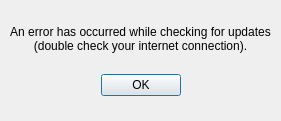
<?xml version="1.0" encoding="UTF-8"?>
<ui version="4.0">
 <class>Dialog</class>
 <widget class="QDialog" name="Dialog">
  <property name="geometry">
   <rect>
    <x>0</x>
    <y>0</y>
    <width>281</width>
    <height>121</height>
   </rect>
  </property>
  <property name="minimumSize">
   <size>
    <width>281</width>
    <height>121</height>
   </size>
  </property>
  <property name="maximumSize">
   <size>
    <width>281</width>
    <height>121</height>
   </size>
  </property>
  <property name="windowTitle">
   <string>CryptAnalyst Update</string>
  </property>
  <widget class="QWidget" name="verticalLayoutWidget">
   <property name="geometry">
    <rect>
     <x>10</x>
     <y>10</y>
     <width>261</width>
     <height>101</height>
    </rect>
   </property>
   <layout class="QVBoxLayout" name="verticalLayout">
    <item>
     <widget class="QLabel" name="title">
      <property name="sizePolicy">
       <sizepolicy hsizetype="Preferred" vsizetype="Fixed">
        <horstretch>0</horstretch>
        <verstretch>0</verstretch>
       </sizepolicy>
      </property>
      <property name="text">
       <string>An error has occurred while checking for updates (double check your internet connection).</string>
      </property>
      <property name="alignment">
       <set>Qt::AlignCenter</set>
      </property>
      <property name="wordWrap">
       <bool>true</bool>
      </property>
     </widget>
    </item>
    <item>
     <widget class="QDialogButtonBox" name="buttonBox">
      <property name="sizePolicy">
       <sizepolicy hsizetype="Expanding" vsizetype="Fixed">
        <horstretch>0</horstretch>
        <verstretch>0</verstretch>
       </sizepolicy>
      </property>
      <property name="standardButtons">
       <set>QDialogButtonBox::Ok</set>
      </property>
      <property name="centerButtons">
       <bool>true</bool>
      </property>
     </widget>
    </item>
   </layout>
  </widget>
 </widget>
 <resources/>
 <connections>
  <connection>
   <sender>buttonBox</sender>
   <signal>accepted()</signal>
   <receiver>Dialog</receiver>
   <slot>accept()</slot>
   <hints>
    <hint type="sourcelabel">
     <x>227</x>
     <y>341</y>
    </hint>
    <hint type="destinationlabel">
     <x>246</x>
     <y>215</y>
    </hint>
   </hints>
  </connection>
 </connections>
</ui>
